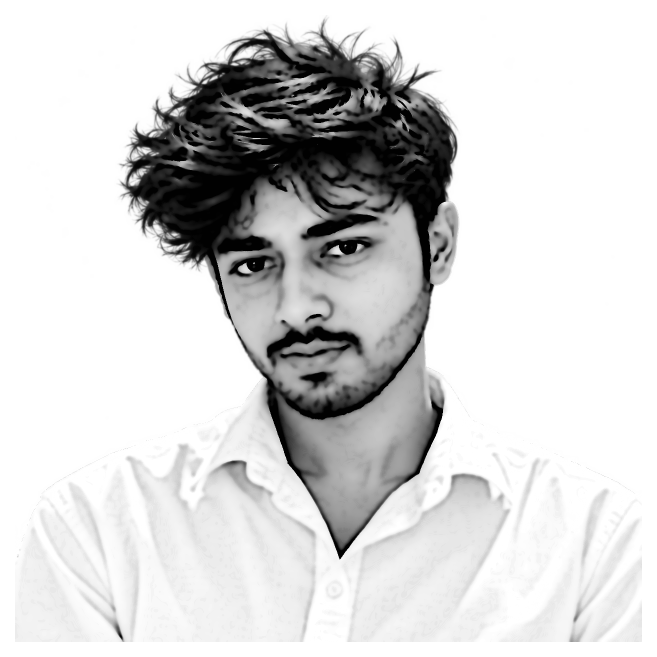
#> input picture source-prepped.png, 1313 x 1313 px (shown at 1/2 size)
$ python make_ascii_svg.py
#> lines starting #> are read from the running program, lines starting #| are printed output that depends on the picture
"""
Convert a portrait photo into a clean, monochrome ASCII-art SVG
that "types" itself in like a terminal, then holds.

Each row is revealed with a left-to-right clip wipe plus a small
block cursor riding the wipe edge, staggered top -> bottom, so the whole
portrait prints once and freezes.
"""
from PIL import Image, ImageEnhance, ImageFilter
import html
import os
import sys

HERE = os.path.dirname(os.path.abspath(__file__))
ROOT = os.path.dirname(HERE)
SRC = sys.argv[1] if len(sys.argv) > 1 else os.path.join(ROOT, "source-prepped.png")
OUT = sys.argv[2] if len(sys.argv) > 2 else os.path.join(ROOT, "codenamann-ascii.svg")

COLS = int(os.environ.get("COLS", 180))
ART_W_TARGET = 800
CELL_W = ART_W_TARGET / COLS
CELL_H = CELL_W * 15 / 8
ROWS = round(COLS * 8 / 15)
RAMP = " .`:-=+*cs#%@"  # bright(sparse) -> dark(dense); leading space clears bg

CONTRAST = 1.05
BRIGHTNESS = 1.0
GAMMA = 1.18          # >1 brightens mids -> face lands in sparser chars
SHARPEN = False
WHITE_FLOOR = 0.80    # luminance above this is forced to blank (space)

PAD = 20
TITLEBAR_H = 30
STATUS_H = 30
ART_W = COLS * CELL_W
ART_H = ROWS * CELL_H
CANVAS_W = ART_W + PAD * 2
CANVAS_H = TITLEBAR_H + ART_H + STATUS_H + PAD

BG = "#0d1117"
BG2 = "#111722"
FRAME = "#30363d"
TITLE_TEXT = "#7d8590"
INK = "#c9d1d9"      # monochrome clean ink
CURSOR = "#c9d1d9"

# ---- reveal timing (one-shot; a cursor rasters top -> bottom) -------------
ROW_DUR = 5.8 / ROWS  # whole portrait prints in ~6s at any resolution
STAGGER = ROW_DUR     # single cursor sweeping down

# ---- 1. sample the image into a COLS x ROWS grayscale grid ----------------
im = Image.open(SRC).convert("L")
#> im is the input picture: PIL image 1313x1313 L; min 0, max 255, mean 212.9
if SHARPEN:
    im = im.filter(ImageFilter.UnsharpMask(radius=2, percent=140, threshold=2))
im = ImageEnhance.Brightness(im).enhance(BRIGHTNESS)
im = ImageEnhance.Contrast(im).enhance(CONTRAST)
im = im.resize((COLS, ROWS), Image.LANCZOS)
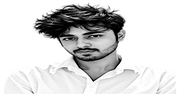
#> im: PIL image 180x96 L; min 0, max 255, mean 212.1
px = im.load()

STATIC = bool(os.environ.get("STATIC"))

rows_txt = []
for y in range(ROWS):
    chars = []
    for x in range(COLS):
        lum = px[x, y] / 255.0
        lum = pow(lum, GAMMA)
        if lum >= WHITE_FLOOR:
            chars.append(" ")
            continue
        idx = int((1.0 - lum) * (len(RAMP) - 1) + 0.5)
        idx = max(0, min(len(RAMP) - 1, idx))
        chars.append(RAMP[idx])
    rows_txt.append("".join(chars))
#> after the loop, rows_txt = 96 items

art_top = TITLEBAR_H + PAD * 0.35

# ---- 2. assemble SVG ------------------------------------------------------
parts = []
parts.append(
    f'<svg xmlns="http://www.w3.org/2000/svg" width="{CANVAS_W:.1f}" height="{CANVAS_H:.1f}" '
    f'viewBox="0 0 {CANVAS_W:.1f} {CANVAS_H:.1f}" font-family="ui-monospace, SFMono-Regular, '
    f'Menlo, Consolas, monospace">'
)
parts.append('<defs>'
             f'<linearGradient id="bg" x1="0" y1="0" x2="0" y2="1">'
             f'<stop offset="0" stop-color="{BG2}"/><stop offset="1" stop-color="{BG}"/>'
             f'</linearGradient></defs>')

parts.append(f'<rect width="{CANVAS_W:.1f}" height="{CANVAS_H:.1f}" rx="12" fill="url(#bg)"/>')
parts.append(f'<rect x="0.5" y="0.5" width="{CANVAS_W-1:.1f}" height="{CANVAS_H-1:.1f}" rx="12" '
             f'fill="none" stroke="{FRAME}" stroke-width="1"/>')

parts.append(f'<line x1="0" y1="{TITLEBAR_H}" x2="{CANVAS_W:.1f}" y2="{TITLEBAR_H}" stroke="{FRAME}"/>')
for i, dotcol in enumerate(["#ff5f56", "#ffbd2e", "#27c93f"]):
    parts.append(f'<circle cx="{PAD + i*16}" cy="{TITLEBAR_H/2}" r="5" fill="{dotcol}"/>')
parts.append(f'<text x="{CANVAS_W/2:.1f}" y="{TITLEBAR_H/2 + 4}" fill="{TITLE_TEXT}" font-size="12" '
             f'text-anchor="middle">codenamann@github: ~$ ./portrait.sh</text>')

# one <text> per row (single color -> no per-char markup, small SVG)
font_size = CELL_H * 0.86
for ry, line in enumerate(rows_txt):
    y = art_top + ry * CELL_H + CELL_H * 0.74
    row_y = art_top + ry * CELL_H
    delay = ry * STAGGER
    safe = html.escape(line)
    text = (f'<text xml:space="preserve" x="{PAD}" y="{y:.1f}" fill="{INK}" '
            f'font-size="{font_size:.1f}" textLength="{ART_W:.1f}" lengthAdjust="spacing">{safe}</text>')

    if STATIC:
        parts.append(text)
        continue

    parts.append(
        f'<clipPath id="r{ry}"><rect x="{PAD}" y="{row_y:.1f}" height="{CELL_H}" width="0">'
        f'<animate attributeName="width" from="0" to="{ART_W:.1f}" begin="{delay:.3f}s" '
        f'dur="{ROW_DUR:.2f}s" fill="freeze"/></rect></clipPath>'
    )
    parts.append(f'<g clip-path="url(#r{ry})">{text}</g>')
    parts.append(
        f'<rect y="{row_y+1:.1f}" width="{CELL_W}" height="{CELL_H-2}" fill="{CURSOR}" opacity="0">'
        f'<animate attributeName="x" from="{PAD}" to="{PAD+ART_W:.1f}" begin="{delay:.3f}s" '
        f'dur="{ROW_DUR:.2f}s" fill="freeze"/>'
        f'<set attributeName="opacity" to="0.85" begin="{delay:.3f}s"/>'
        f'<set attributeName="opacity" to="0" begin="{delay+ROW_DUR:.3f}s"/></rect>'
    )
#> this loop made 96 passes
#> (y, row_y, delay) on passes 1 to 12: (43.17, 37, 0), (51.5, 45.33, 0.0604), (59.83, 53.67, 0.121), (68.17, 62, 0.181), (76.5, 70.33, 0.242), (84.83, 78.67, 0.302), (93.17, 87, 0.362), (101.5, 95.33, 0.423), (109.8, 103.7, 0.483), (118.2, 112, 0.544), (126.5, 120.3, 0.604), (134.8, 128.7, 0.665)
#> after the loop, parts = 297 items

# status bar with a steady blinking cursor
status_line_y = TITLEBAR_H + ART_H + PAD * 0.35
status_y = status_line_y + 19
parts.append(f'<line x1="0" y1="{status_line_y:.1f}" x2="{CANVAS_W:.1f}" y2="{status_line_y:.1f}" stroke="{FRAME}"/>')
user_text = "codenamann@github:~$ whoami "
name_text = "Naman Tiwari"
parts.append(f'<text x="{PAD}" y="{status_y:.1f}" fill="{TITLE_TEXT}" font-size="13">'
             f'{user_text}<tspan fill="{INK}">{name_text}</tspan></text>')
status_chars = len(user_text + name_text + " ")
parts.append(f'<rect x="{PAD + status_chars * 13 * 0.6:.1f}" y="{status_y-12:.1f}" width="8" height="14" fill="{INK}">'
             f'<animate attributeName="opacity" values="1;1;0;0" keyTimes="0;0.5;0.51;1" '
             f'dur="1s" repeatCount="indefinite"/></rect>')

parts.append("</svg>")
svg = "".join(parts)
with open(OUT, "w", encoding="utf-8") as f:
    f.write(svg)
print("wrote", OUT, len(svg), "bytes;", CANVAS_W, "x", CANVAS_H)
#| wrote codenamann-ascii.svg 80156 bytes; 840.0 x 880.0
